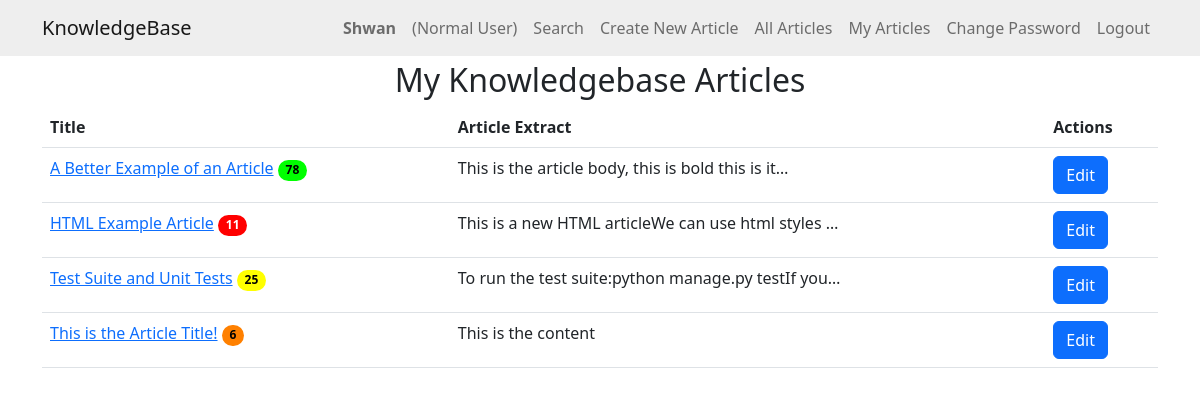
The page /myarticles/ (signed in) on the database as committed earlier.
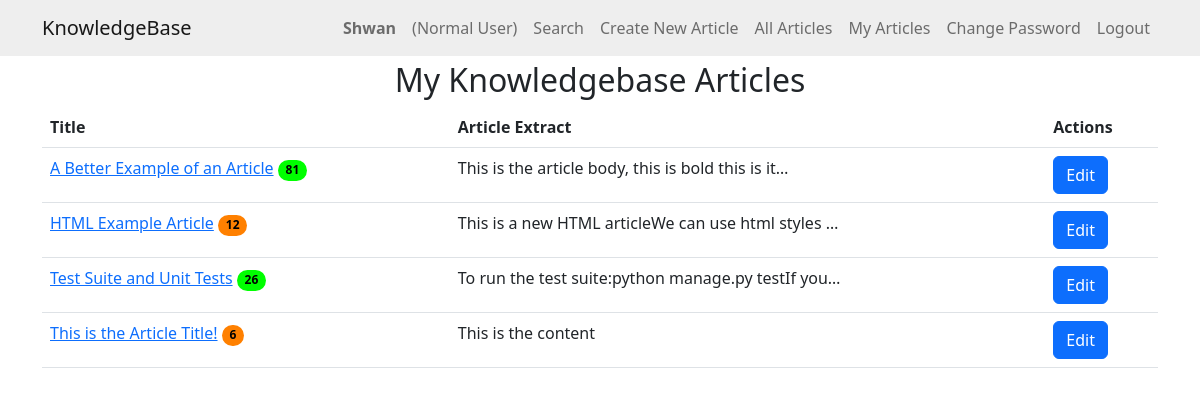
The same page on the database as committed later.
### knowledge/models.py (models this page shows)
class KBEntry(models.Model):
    title = models.CharField(max_length=255)
    article = models.TextField()
    created_by = models.ForeignKey(
        User, related_name="created_kb_entries", on_delete=models.SET_NULL, null=True
    )
    created_datetime = models.DateTimeField(auto_now_add=True)
    modified_datetime = models.DateTimeField(null=True, blank=True)
    last_modified_by = models.ForeignKey(
        User, related_name="modified_kb_entries", on_delete=models.SET_NULL, null=True
    )
    deleted_datetime = models.DateTimeField(null=True, blank=True)
    deleted_by = models.ForeignKey(
        User,
        related_name="deleted_kb_entries",
        on_delete=models.SET_NULL,
        null=True,
        blank=True,
    )
    upvotes = models.ManyToManyField(
        User, related_name="upvoted_kb_entries", blank=True
    )
    downvotes = models.ManyToManyField(
        User, related_name="downvoted_kb_entries", blank=True
    )
    rating = models.FloatField(default=0.0)
    views = models.PositiveIntegerField(default=0)
    meta_data = models.ManyToManyField("Tag", blank=True)

### knowledge/views.py (the view)
# urls.py: path("myarticles/", views.my_articles, name="my_articles"),
@login_required
def my_articles(request):
    user_articles = KBEntry.objects.filter(
        created_by=request.user, deleted_datetime__isnull=True
    )
    return render(request, "knowledge/my_articles.html", {"articles": user_articles})

### knowledge/templates/knowledge/my_articles.html (shortened to what this page needs)
{% extends 'knowledge/base.html' %}
{% block content %}
<h2>My Knowledgebase Articles</h2>
{% if articles %}
<table class="table" id="table" style="display:none">
    <thead>
        <tr>
            <th>Title</th>
            <th>Article Extract</th>
            <th>Actions</th>
        </tr>
    </thead>
    <tbody>
        {% for article in articles %}
        <tr>
            <td><a href="{% url 'article_detail' article.id %}">{{ article.title }}</a>
                {% if article.rating == 0.0 and article.downvotes.count == 0 %}
                <span class="badge rounded-pill badge-norating">Not Yet Rated</span>
                {% else %}
                {% if article.rating >= 75 %}
                <span class="badge rounded-pill badge-green"> {{ article.views }} </span>
                {% elif article.rating >= 50 %}
                <span class="badge rounded-pill badge-yellow">{{ article.views }}</span>
                {% elif article.rating >= 25 %}
                <span class="badge rounded-pill badge-orange">{{ article.views }}</span>
                {% else %}
                <span class="badge rounded-pill badge-red">{{ article.views }}</span>
                {% endif %}
                {% endif %}
            </td>
            <td>{{ article.article|striptags|truncatechars:50 }}</td>
            <td>
                <a href="{% url 'edit_article' article.id %}" class="btn btn-primary">Edit</a>
            </td>
        </tr>
        {% endfor %}
    </tbody>
</table>
{% else %}
<p>You haven't written any articles yet.</p>
{% endif %}
<br>
{% endblock %}

Rows that differ between the two databases and show on the page:
changed KBEntry "A Better Example of an Article": views "78" → "81"
changed KBEntry "HTML Example Article": rating 20 → 33.3 (drawn); views "11" → "12"
changed KBEntry "Test Suite and Unit Tests": rating 66.7 → 75 (drawn); views "25" → "26"
